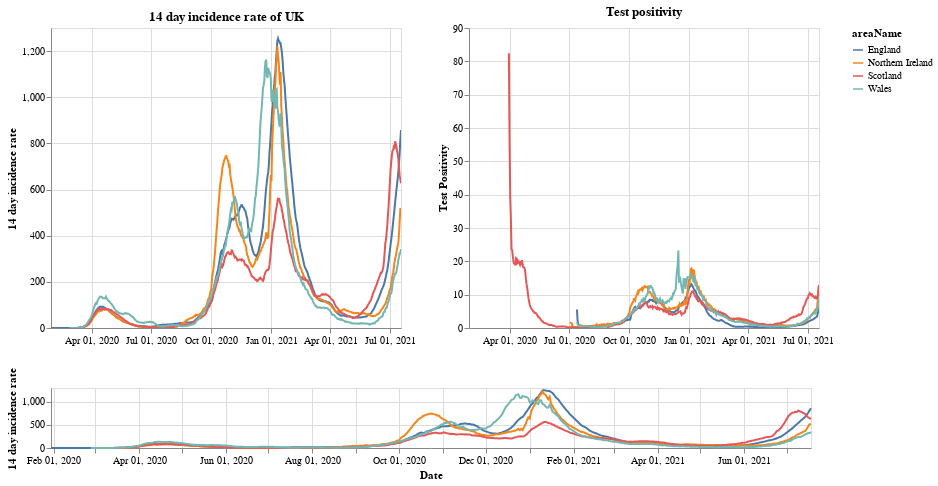

The notebook cell saved with this chart:
### Markdown cell above
# Plots

First a plot with each country in the UK. The top right shows the positivity rate for (which is the percentage of registered tests which were positive) while the top left is the 14 day incidence rate. The bottom chart can be used to select the timeframe (does not work on a mobile device).

### Code cell
#collapse
brush = alt.selection(type='interval', name='DateBrush',encodings=['x'],fields=['Time'])
leg_selection = alt.selection_multi(fields=['areaName'], bind='legend')

base = alt.Chart(uk_cases).mark_line().encode(
    x=alt.X("yearmonthdate(date):T", axis=alt.Axis(title='Date')),
    y=alt.Y("twoWeeklyCasesRate:Q", axis=alt.Axis(title='14 day incidence rate')),
    tooltip=['areaName', 'date','twoWeeklyCasesRate', 'testPositivity'],
    color='areaName',
    opacity=alt.condition(leg_selection, alt.value(2), alt.value(0.1))
).add_selection(leg_selection).properties(width=350)

upper = base.encode(alt.X('yearmonthdate(date):T', axis=alt.Axis(title=''),
                         scale=alt.Scale(domain=brush))
                   ).properties(title=f'14 day incidence rate of UK')
upper_right = upper.encode(alt.Y('testPositivity:Q', axis=alt.Axis(title='Test Positivity'))).properties(title='Test positivity')
lower = base.properties(height=60, width = 760).add_selection(brush)

(upper | upper_right) & lower

### Figure 1 — Vega-Lite specification as saved in the notebook (floating-point values rounded to 4 significant figures; data arrays with more than 128 entries replaced by an {"elided": "..."} marker saying what was removed)
{"config": {"view": {"continuousWidth": 400, "continuousHeight": 300}}, "vconcat": [{"hconcat": [{"mark": "line", "encoding": {"color": {"type": "nominal", "field": "areaName"}, "opacity": {"condition": {"value": 2, "selection": "selector001"}, "value": 0.1}, "tooltip": [{"type": "nominal", "field": "areaName"}, {"type": "temporal", "field": "date"}, {"type": "quantitative", "field": "twoWeeklyCasesRate"}, {"type": "quantitative", "field": "testPositivity"}], "x": {"type": "temporal", "axis": {"title": ""}, "field": "date", "scale": {"domain": {"selection": "DateBrush"}}, "timeUnit": "yearmonthdate"}, "y": {"type": "quantitative", "axis": {"title": "14 day incidence rate"}, "field": "twoWeeklyCasesRate"}}, "selection": {"selector001": {"type": "multi", "fields": ["areaName"], "bind": "legend"}}, "title": "14 day incidence rate of UK", "width": 350}, {"mark": "line", "encoding": {"color": {"type": "nominal", "field": "areaName"}, "opacity": {"condition": {"value": 2, "selection": "selector001"}, "value": 0.1}, "tooltip": [{"type": "nominal", "field": "areaName"}, {"type": "temporal", "field": "date"}, {"type": "quantitative", "field": "twoWeeklyCasesRate"}, {"type": "quantitative", "field": "testPositivity"}], "x": {"type": "temporal", "axis": {"title": ""}, "field": "date", "scale": {"domain": {"selection": "DateBrush"}}, "timeUnit": "yearmonthdate"}, "y": {"type": "quantitative", "axis": {"title": "Test Positivity"}, "field": "testPositivity"}}, "selection": {"selector001": {"type": "multi", "fields": ["areaName"], "bind": "legend"}}, "title": "Test positivity", "width": 350}]}, {"mark": "line", "encoding": {"color": {"type": "nominal", "field": "areaName"}, "opacity": {"condition": {"value": 2, "selection": "selector001"}, "value": 0.1}, "tooltip": [{"type": "nominal", "field": "areaName"}, {"type": "temporal", "field": "date"}, {"type": "quantitative", "field": "twoWeeklyCasesRate"}, {"type": "quantitative", "field": "testPositivity"}], "x": {"type": "temporal", "axis": {"title": "Date"}, "field": "date", "timeUnit": "yearmonthdate"}, "y": {"type": "quantitative", "axis": {"title": "14 day incidence rate"}, "field": "twoWeeklyCasesRate"}}, "height": 60, "selection": {"selector001": {"type": "multi", "fields": ["areaName"], "bind": "legend"}, "DateBrush": {"type": "interval", "encodings": ["x"], "fields": ["Time"]}}, "width": 760}], "data": {"name": "data-108f767a55d6261cfe3fb2a5c6ed9881"}, "$schema": "https://vega.github.io/schema/vega-lite/v4.8.1.json", "datasets": {"data-108f767a55d6261cfe3fb2a5c6ed9881": {"elided": "2052 records"}}}
